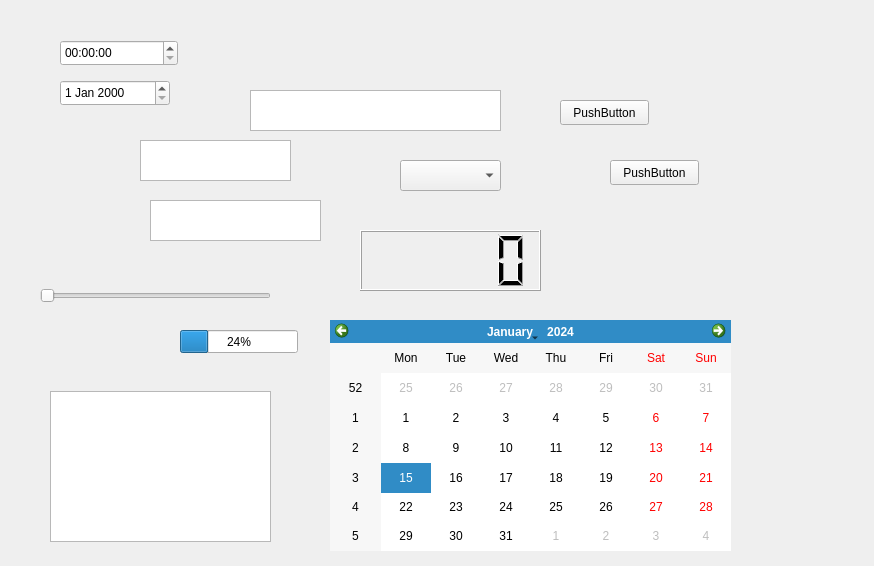
<?xml version="1.0" encoding="UTF-8"?>
<ui version="4.0">
    <class>MainWindow</class>
    <widget class="QMainWindow" name="MainWindow">
        <property name="geometry">
            <rect>
                <x>0</x>
                <y>0</y>
                <width>874</width>
                <height>566</height>
            </rect>
        </property>
        <property name="sizePolicy">
            <sizepolicy hsizetype="Preferred" vsizetype="Preferred">
                <horstretch>0</horstretch>
                <verstretch>0</verstretch>
            </sizepolicy>
        </property>
        <property name="windowTitle">
            <string>Settings</string>
        </property>
        <widget class="QWidget" name="centralwidget">
            <widget class="QLabel" name="plateTextIR">
                <property name="enabled">
                    <bool>true</bool>
                </property>
                <property name="geometry">
                    <rect>
                        <x>830</x>
                        <y>140</y>
                        <width>71</width>
                        <height>62</height>
                    </rect>
                </property>
                <property name="sizePolicy">
                    <sizepolicy hsizetype="Fixed" vsizetype="Fixed">
                        <horstretch>0</horstretch>
                        <verstretch>0</verstretch>
                    </sizepolicy>
                </property>
                <property name="maximumSize">
                    <size>
                        <width>300</width>
                        <height>62</height>
                    </size>
                </property>
                <property name="font">
                    <font>
                        <family>B Yekan</family>
                        <pointsize>23</pointsize>
                        <kerning>true</kerning>
                    </font>
                </property>
                <property name="layoutDirection">
                    <enum>Qt::LeftToRight</enum>
                </property>
                <property name="autoFillBackground">
                    <bool>false</bool>
                </property>
                <property name="styleSheet">
                    <string notr="true">letter-spacing: 3px;
                        padding-bottom: 3%;
                    </string>
                </property>
                <property name="frameShape">
                    <enum>QFrame::NoFrame</enum>
                </property>
                <property name="text">
                    <string/>
                </property>
                <property name="textFormat">
                    <enum>Qt::PlainText</enum>
                </property>
                <property name="scaledContents">
                    <bool>false</bool>
                </property>
                <property name="alignment">
                    <set>Qt::AlignCenter</set>
                </property>
            </widget>
            <widget class="QPushButton" name="pushButton">
                <property name="geometry">
                    <rect>
                        <x>560</x>
                        <y>100</y>
                        <width>89</width>
                        <height>25</height>
                    </rect>
                </property>
                <property name="text">
                    <string>PushButton</string>
                </property>
            </widget>
            <widget class="QTextEdit" name="textEdit">
                <property name="geometry">
                    <rect>
                        <x>250</x>
                        <y>90</y>
                        <width>251</width>
                        <height>41</height>
                    </rect>
                </property>
            </widget>
            <widget class="QPushButton" name="pushButton_2">
                <property name="geometry">
                    <rect>
                        <x>610</x>
                        <y>160</y>
                        <width>89</width>
                        <height>25</height>
                    </rect>
                </property>
                <property name="text">
                    <string>PushButton</string>
                </property>
            </widget>
            <widget class="QComboBox" name="comboBox">
                <property name="geometry">
                    <rect>
                        <x>400</x>
                        <y>160</y>
                        <width>101</width>
                        <height>31</height>
                    </rect>
                </property>
            </widget>
            <widget class="QTextEdit" name="textEdit_2">
                <property name="geometry">
                    <rect>
                        <x>140</x>
                        <y>140</y>
                        <width>151</width>
                        <height>41</height>
                    </rect>
                </property>
            </widget>
            <widget class="QTextEdit" name="textEdit_3">
                <property name="geometry">
                    <rect>
                        <x>150</x>
                        <y>200</y>
                        <width>171</width>
                        <height>41</height>
                    </rect>
                </property>
            </widget>
            <widget class="QTimeEdit" name="timeEdit">
                <property name="geometry">
                    <rect>
                        <x>60</x>
                        <y>40</y>
                        <width>118</width>
                        <height>26</height>
                    </rect>
                </property>
            </widget>
            <widget class="QDateEdit" name="dateEdit">
                <property name="geometry">
                    <rect>
                        <x>60</x>
                        <y>80</y>
                        <width>110</width>
                        <height>26</height>
                    </rect>
                </property>
            </widget>
            <widget class="QSlider" name="horizontalSlider">
                <property name="geometry">
                    <rect>
                        <x>40</x>
                        <y>280</y>
                        <width>231</width>
                        <height>31</height>
                    </rect>
                </property>
                <property name="orientation">
                    <enum>Qt::Horizontal</enum>
                </property>
            </widget>
            <widget class="QLCDNumber" name="lcdNumber">
                <property name="geometry">
                    <rect>
                        <x>360</x>
                        <y>230</y>
                        <width>181</width>
                        <height>61</height>
                    </rect>
                </property>
            </widget>
            <widget class="QProgressBar" name="progressBar">
                <property name="geometry">
                    <rect>
                        <x>180</x>
                        <y>330</y>
                        <width>118</width>
                        <height>23</height>
                    </rect>
                </property>
                <property name="value">
                    <number>24</number>
                </property>
            </widget>
            <widget class="QCalendarWidget" name="calendarWidget">
                <property name="geometry">
                    <rect>
                        <x>330</x>
                        <y>320</y>
                        <width>401</width>
                        <height>231</height>
                    </rect>
                </property>
            </widget>
            <widget class="QGraphicsView" name="gv">
                <property name="geometry">
                    <rect>
                        <x>50</x>
                        <y>391</y>
                        <width>221</width>
                        <height>151</height>
                    </rect>
                </property>
            </widget>
        </widget>
    </widget>
    <resources/>
    <connections/>
</ui>
